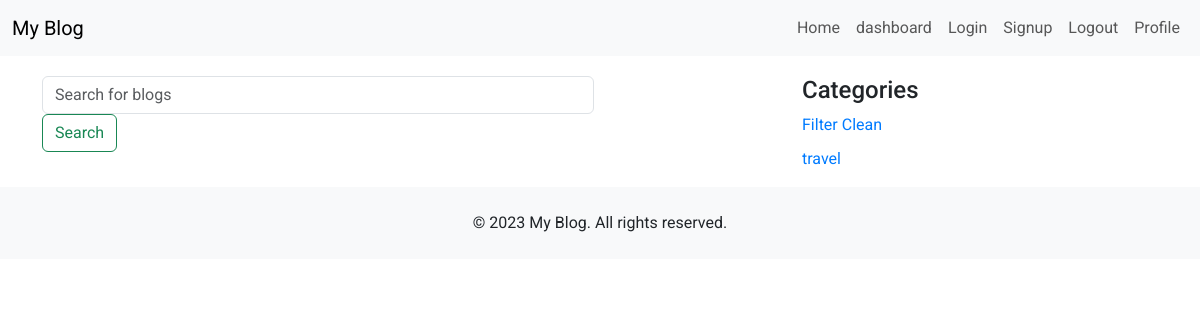
Page /category/2 on the earlier database version.
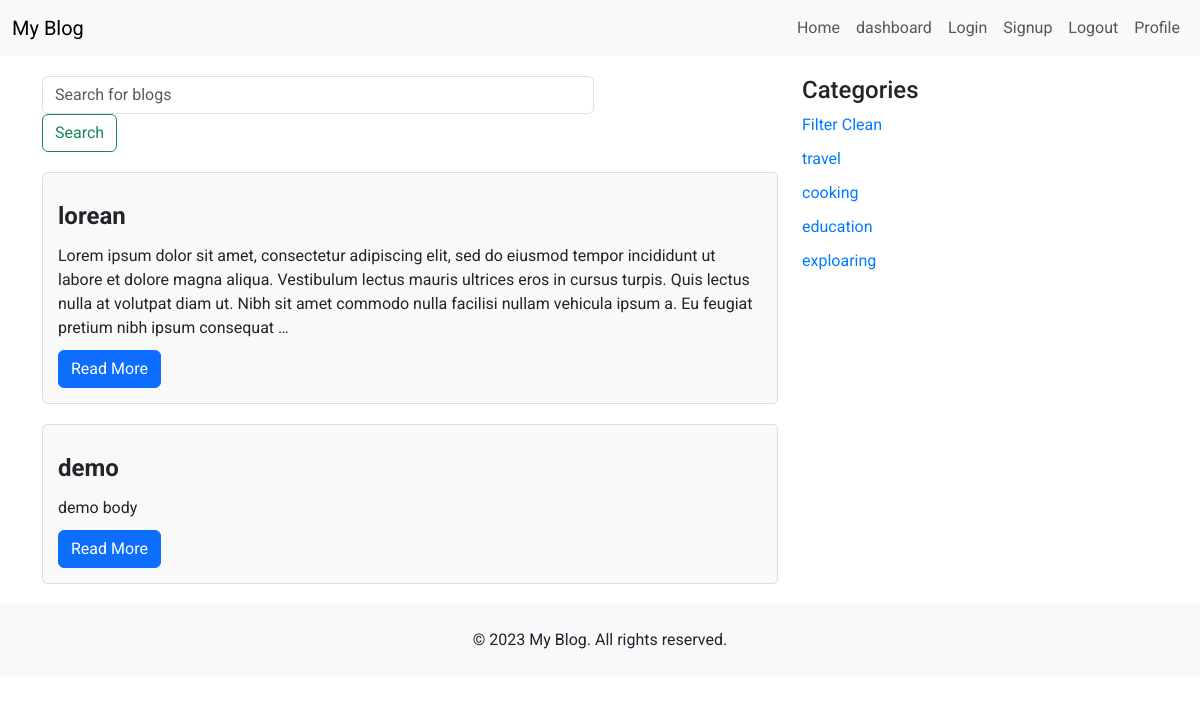
Same page on the later database version.
### blog/models.py (models this page shows, shortened)
class Category(models.Model):
    name = models.CharField(max_length=50,unique=True)

class Post(models.Model):
    title = models.CharField(max_length=200)
    body = models.TextField()
    published_date = models.DateTimeField(auto_now_add=True)
    last_modified = models.DateTimeField(auto_now=True)
    author = models.ForeignKey(Author, on_delete=models.CASCADE)
    categories = models.ManyToManyField(Category, related_name='c_posts')
    tags = models.ManyToManyField(Tag, related_name='t_posts')
    is_published = models.BooleanField(default=False)

### blog/views.py (the view)
# urls.py: path('category/<int:pk>', views.CategoryListView.as_view(), name='category'),
class CategoryListView(ListView):
     model = Post
     template_name = 'blog/category.html'
     context_object_name = 'post_list'
     def get_queryset(self):
        category = Post.objects.filter(categories__id=self.kwargs.get('pk'))
        return category
     def get_context_data(self, **kwargs) -> dict[str, Any]:
        context = super().get_context_data(**kwargs)
        context["categories"] = Category.objects.all()
        return context

### blog/templates/blog/category.html
{% extends "base.html" %}
{% load static %}
{% block extra_head %}
<link rel="stylesheet" href="{% static "blog/css/home_style.css" %}">
{% endblock extra_head %}
{% block content %}
<div class="container">
    <div class="row">
        <div class="col-md-8">
            <div class="search-bar">
                {% include "blog/searchbar.html" %}
            </div>
            <div id="posts-container">
                {% for post in  post_list%}
                <div class="post" data-category="Technology" data-tags="AI,ML,Data">
                    <div class="post-title">{{post.title}}</div>
                    <div class="post-excerpt">{{post.body|truncatewords:50}}</div>
                    <a href="{% url "blog:post_details"  post.id %}" class="btn btn-primary">Read More</a>
                </div>
                {% endfor %}
            </div>
        </div>
        <div class="col-md-4">
            <h4>Categories</h4>
            <ul class="category-list">
                <li><a href="{% url "blog:home" %}" >Filter Clean</a></li>
            {% for category in  categories %}
                <li><a href="{% url "blog:category" category.id %}" >{{ category.name }}</a></li>
            {% endfor %}
        </ul>
        </div>
    </div>
</div>
{% endblock content %}

Differences in the rows shown:
added Post: title "lorean", body "Lorem ipsum dolor sit amet, consectetur adipiscing elit, sed do eiusmod tempor incididunt ut labore et dolore magna aliqua. Vestibulum lectus mauris ultrices eros in cursus turpis. Quis lectus nulla at volutpat diam ut. Nibh sit amet commodo nulla facilisi nullam vehicula ipsum a. Eu feugiat pretium nibh ipsum consequat …"
added Post: title "demo", body "demo body"
added Category: name "cooking"
added Category: name "education"
added Category: name "exploaring"
